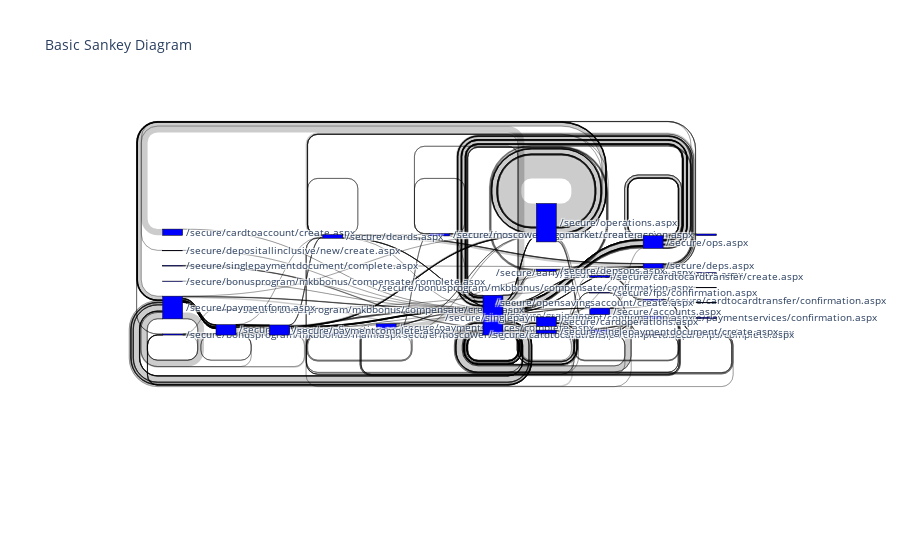

Notebook code for this chart:
### Code cell
import plotly.graph_objects as go

fig = go.Figure(data=[go.Sankey(
    node = dict(
      pad = 15,
      thickness = 20,
      line = dict(color = "black", width = 0.5),
      label = list(d.keys()),
      color = "blue"
    ),
    link = dict(
      source = list(df_random['source_id']),
      target = list(df_random['target_id']),
      value = cnt_open
  ))])

fig.update_layout(title_text="Basic Sankey Diagram", font_size=10)
fig.show()

### Figure 1 — Plotly figure (JSON) as saved in the notebook; plotly's stock layout.template omitted (floating-point values rounded to 4 significant figures; data arrays with more than 128 entries replaced by an {"elided": "..."} marker saying what was removed)
{"data": [{"link": {"source": {"elided": "4662 int values"}, "target": {"elided": "4662 int values"}, "value": {"elided": "487 int values"}}, "node": {"color": "blue", "label": {"elided": "134 str values"}, "line": {"color": "black", "width": 0.5}, "pad": 15, "thickness": 20}, "type": "sankey"}], "layout": {"font": {"size": 10}, "title": {"text": "Basic Sankey Diagram"}}}
